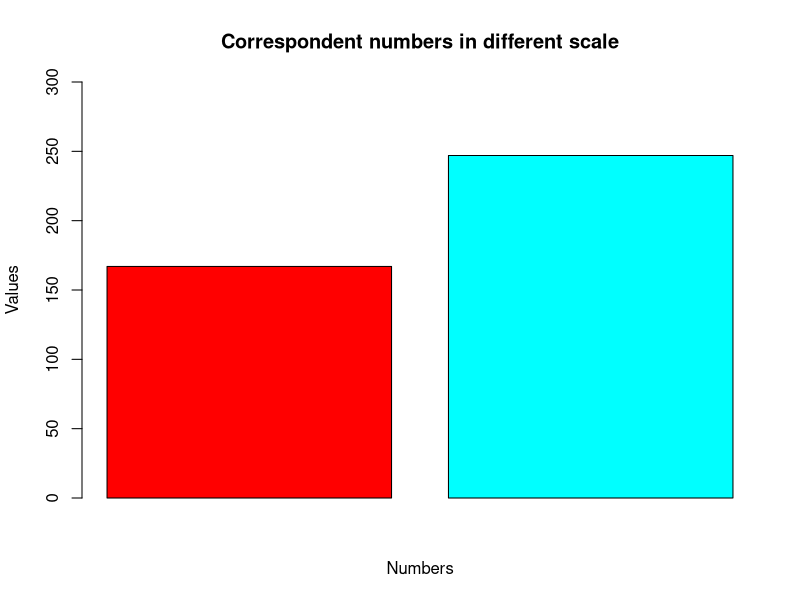
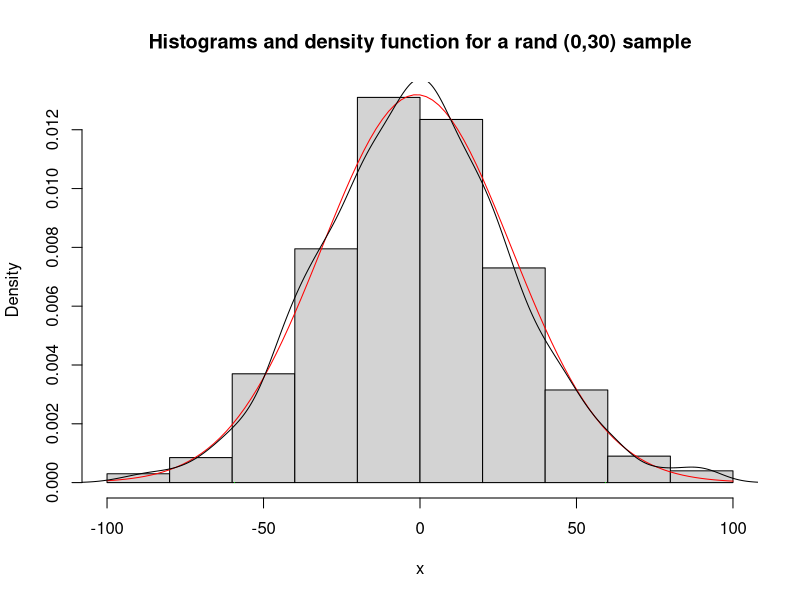

Source code (R) for these figures, in order:

# Set your desired work directory
getwd()  
setwd("C:/Users/najee/Documents/R/MSDS6306-W5-LS")

# Prelim. / Code prep.
rm(list = ls()) 
objects()


# Question 1: Write a function in R called P7 which takes one argument n, and will return (or print) the first n numbers in base 7
P7 <- function(n, base = 7) 
{
  if (n == 0) 
    return(c())
  if (n < 0) 
    stop(simpleError("Negative number can???t be used with this function"))
  nDigits <- ceiling(log(n + 1, 7))
  powers <- 7 ^ (0:nDigits)
  out <- diff(n %% powers)/powers[-length(powers)]
  out1 <- rev(out)
  out2 <- paste(out1, collapse = '')
  out2 = as.numeric(out2)
  out3 <- 1:out2
  return(out3)
}
# To use the function, just simple enter the integer desired (n) and it will return the series of the first (n) integer up to the (n) correspondent number in base 7. The functions also checks for null and negative values. For example:  
P7(5) # will give you [1] 1 2 3 4 5 (as 5 in base 10 equals to 5 in base 7)
P7(25) # will give you [1]  1  2  3  4  5  6  7  8  9 10 11 12 13 14 15 16 17 18 19 20 21 22 23 24 25 [26] 26 27 28 29 30 31 32 33 34  (as 25 in base 10 equals to 34 in base 7
P7(30) # will give you [1]  1  2  3  4  5  6  7  8  9 10 11 12 13 14 15 16 17 18 19 20 21 22 23 24 25 [26] 26 27 28 29 30 31 32 33 34 35 36 37 38 39 40 41 42 (as 30 in base 10 equals to 42 in base 7

# Question 2. Write a function called ???base10to7??? which takes one argument x, and will convert a decimal number to base 7. At input check  if x is scalar or not and control the input.
is.scalar <- function(n) is.atomic(n) && length(n) == 1L
Base10to7 <- function(n, base = 7) 
{ 
  if (n == 0) 
    return(c())
  if (n < 0) 
    stop(simpleError("Negative number can???t be used with this function"))
  
  if ( is.scalar(n) == FALSE) 
    stop(simpleError("Please use scalar numbers"))
  nDigits <- ceiling(log(n + 1, 7))
  powers <- 7 ^ (0:nDigits)
  out <- diff(n %% powers)/powers[-length(powers)]
  return(rev(out))
}
# To use the function, just simple enter the desired integer in base 10 and it will return the correspondent number in base 7. The functions also checks for the use of scalar numbers and null and negative values. For example:  
Base10to7(5) # will give you 5 
Base10to7(25) # will give you [1] 34
Base10to7(77) # will give you [1] 1 4 0

# Question 3. Write a function called ???base7to10??? which takes an argument y, and converts a base number 7 to decimal. 
Base7to10 = function(base_number, base = 7) 
  {
  split_base = strsplit(as.character(base_number), split = "")
  return(sapply(split_base, function(x) sum(as.numeric(x) * base ^ (rev(seq_along(x) - 1)))))
  }

# To use the function, just simple enter the desired integer (to be considered in base 7) and it will return the correspondent number in base 10. For example: 
Base7to10(5) # will give you 5 
Base7to10(21) # will give you [1] 15
Base7to10(51) # will give you [1] 36

# Question 4: generalize the function to take any form & especially steps 1 2 , 3 above
numberInBase <- function(number,base)
  {
  numberInBaseRecur <- function(number,base)
    {
    lastDigit <- function(number,base) number %% base
    if (number == 0) result <- c(0)
    else result <- c(numberInBaseRecur(number %/% base,base),
                     lastDigit(number,base))
    result
    }
  result <- numberInBaseRecur(number,base)
  while (result[1] == 0 && length(result) > 1) result <- result[-1]
  result
  }
use <- function(digiseq)
  {
  digits <- c(as.character(0:9),LETTERS)
  paste(sapply(digiseq,function(x)digits[x + 1]),collapse = "")
  }
use(numberInBase(21,2))

# To use the function use(numberInBase(m,n), just simple enter a desired integer as first parameter and the desired base value as second parameter and the function will return the input m number in the selected base n. For example:  
use(numberInBase(21,2)) # will give you [1] "10101"
use(numberInBase(30,8)) # will give you [1] "36"
use(numberInBase(556,10)) # will give you [1] "556"
use(numberInBase(556,16)) # will give you [1] "22C"


# Question 5: see if we can plot a bar or histo chart for each
# As an example, we are using here the functions use(numberInBase(m,n)) to plot a chart with 2 numbers, the first one being the inputed number m (assumed in base 10) and the second one its equivalent in base n
m <- 167
n <- 8
c <- use(numberInBase(m , n)) # This returns 247 as the equivalent of 167 (b10) in base 8
v <- c(m , c)
v1 <- as.numeric(v)

# using additional arguments to customize a graphic
v1LabelMain <- "Correspondent numbers in different scale"
v1LabelX <- "Numbers"
v1LabelY <- "Values"
v1RainbowColors <- rainbow(length(v1))
# Y axis range could be adjusted like this: ylim<-max(v1) + v1LimY <- c(0, ylim) as well as other customizations are possible ie showing legend, values, adding text, dividing the chart in panels, etc. ???
barplot(height = v1, main = v1LabelMain, xlab = v1LabelX, ylab = v1LabelY, ylim = c(0,300), col = v1RainbowColors)


# Question 6: plot a histogram for density function Pr(5<X<15) and the uniform distribution is (0, 30)
# Can we generalize this function plot?
# Let's draw a sample of size 1000 from a normal distribution with mean 0 and standard deviation 30 

x <- rnorm(1000, 0, 30)
m = mean(x)
s = sd(x)
hist(x, col = "#d3d3d3", probability = TRUE, main = "Histograms and density function for a rand (0,30) sample")

# Adding vertical lines to capture 95% of the sample
lines(c(-s*1.96,-s*1.96), c(0, dnorm(-s*1.96)), col = "green")
lines(c(s*1.96,s*1.96), c(0, dnorm(s*1.96)), col = "green")

# Adding the distribution curve with parameters m and s 
curve(dnorm(x, mean = m, sd = s), col = "red", add = TRUE)
# Adding the probability density curve  
lines(density(x), col = "black")



# It???d be possible to generalize the function plot eg for further references see, amongst others, 
# https://cran.r-project.org/web/packages/ggfortify/vignettes/plot_dist.html 
# https://tomizonor.wordpress.com/2013/05/11/distribution-density-histogram/
# http://nicercode.github.io/guides/plotting/
